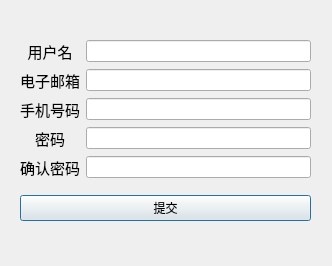
<?xml version="1.0" encoding="UTF-8"?>
<ui version="4.0">
 <class>Register</class>
 <widget class="QDialog" name="Register">
  <property name="geometry">
   <rect>
    <x>0</x>
    <y>0</y>
    <width>332</width>
    <height>266</height>
   </rect>
  </property>
  <property name="windowTitle">
   <string>Register</string>
  </property>
  <widget class="QWidget" name="layoutWidget">
   <property name="geometry">
    <rect>
     <x>20</x>
     <y>30</y>
     <width>291</width>
     <height>202</height>
    </rect>
   </property>
   <layout class="QVBoxLayout" name="verticalLayout">
    <item>
     <layout class="QGridLayout" name="gridLayout">
      <item row="3" column="0">
       <widget class="QLabel" name="label_2">
        <property name="font">
         <font>
          <pointsize>11</pointsize>
         </font>
        </property>
        <property name="text">
         <string>密码</string>
        </property>
        <property name="alignment">
         <set>Qt::AlignCenter</set>
        </property>
       </widget>
      </item>
      <item row="4" column="0">
       <widget class="QLabel" name="label_3">
        <property name="font">
         <font>
          <pointsize>11</pointsize>
         </font>
        </property>
        <property name="text">
         <string>确认密码</string>
        </property>
        <property name="alignment">
         <set>Qt::AlignCenter</set>
        </property>
       </widget>
      </item>
      <item row="0" column="1">
       <widget class="QLineEdit" name="edit_username"/>
      </item>
      <item row="3" column="1">
       <widget class="QLineEdit" name="edit_password">
        <property name="echoMode">
         <enum>QLineEdit::Password</enum>
        </property>
       </widget>
      </item>
      <item row="1" column="1">
       <widget class="QLineEdit" name="edit_email">
        <property name="echoMode">
         <enum>QLineEdit::Normal</enum>
        </property>
       </widget>
      </item>
      <item row="4" column="1">
       <widget class="QLineEdit" name="edit_confirmPassword">
        <property name="echoMode">
         <enum>QLineEdit::Password</enum>
        </property>
       </widget>
      </item>
      <item row="1" column="0">
       <widget class="QLabel" name="label_4">
        <property name="font">
         <font>
          <pointsize>11</pointsize>
         </font>
        </property>
        <property name="text">
         <string>电子邮箱</string>
        </property>
        <property name="alignment">
         <set>Qt::AlignCenter</set>
        </property>
       </widget>
      </item>
      <item row="0" column="0">
       <widget class="QLabel" name="label">
        <property name="font">
         <font>
          <pointsize>11</pointsize>
         </font>
        </property>
        <property name="text">
         <string>用户名</string>
        </property>
        <property name="alignment">
         <set>Qt::AlignCenter</set>
        </property>
       </widget>
      </item>
      <item row="2" column="0">
       <widget class="QLabel" name="label_5">
        <property name="font">
         <font>
          <pointsize>11</pointsize>
         </font>
        </property>
        <property name="text">
         <string>手机号码</string>
        </property>
        <property name="alignment">
         <set>Qt::AlignCenter</set>
        </property>
       </widget>
      </item>
      <item row="2" column="1">
       <widget class="QLineEdit" name="edit_phone">
        <property name="echoMode">
         <enum>QLineEdit::Normal</enum>
        </property>
       </widget>
      </item>
     </layout>
    </item>
    <item>
     <widget class="QPushButton" name="btn_submit">
      <property name="text">
       <string>提交</string>
      </property>
     </widget>
    </item>
   </layout>
  </widget>
 </widget>
 <tabstops>
  <tabstop>btn_submit</tabstop>
  <tabstop>edit_username</tabstop>
  <tabstop>edit_email</tabstop>
  <tabstop>edit_phone</tabstop>
  <tabstop>edit_password</tabstop>
  <tabstop>edit_confirmPassword</tabstop>
 </tabstops>
 <resources/>
 <connections/>
</ui>
